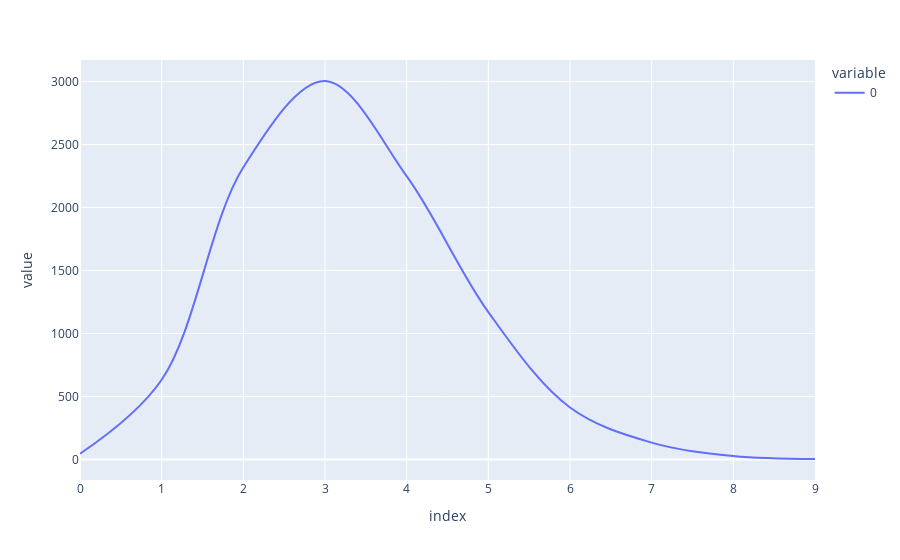

Write notebook code for a chart like this one.
### Code cell
# written by chatGPT
def create_distribution(data):
    """
    Create a distribution from a given dataset.

    Parameters:
    data (numpy.array): Array of data points.

    Returns:
    numpy.array: Probability distribution of the data points.
    """
    # Compute the histogram of the data
    counts, bins = np.histogram(data, bins='auto', density=True)
    
    # Compute the probability distribution
    bin_widths = np.diff(bins)
    distribution = counts * bin_widths
    
    return distribution

y0 = np.maximum(0,test_images @ net_parameters['w0'])
avs = y0.sum(axis=-1)
counts, _ = np.histogram(avs)
px.line(counts, line_shape='spline')

### Figure 1 — Plotly figure (JSON) as saved in the notebook; plotly's stock layout.template omitted (floating-point values rounded to 4 significant figures)
{"data": [{"hovertemplate": "variable=0<br>index=%{x}<br>value=%{y}<extra></extra>", "legendgroup": "0", "line": {"color": "#636efa", "dash": "solid", "shape": "spline"}, "marker": {"symbol": "circle"}, "mode": "lines", "name": "0", "orientation": "v", "showlegend": true, "type": "scatter", "x": [0, 1, 2, 3, 4, 5, 6, 7, 8, 9], "xaxis": "x", "y": [46, 633, 2319, 3004, 2249, 1170, 413, 134, 28, 4], "yaxis": "y"}], "layout": {"legend": {"title": {"text": "variable"}, "tracegroupgap": 0}, "margin": {"t": 60}, "xaxis": {"anchor": "y", "domain": [0, 1], "title": {"text": "index"}}, "yaxis": {"anchor": "x", "domain": [0, 1], "title": {"text": "value"}}}}
